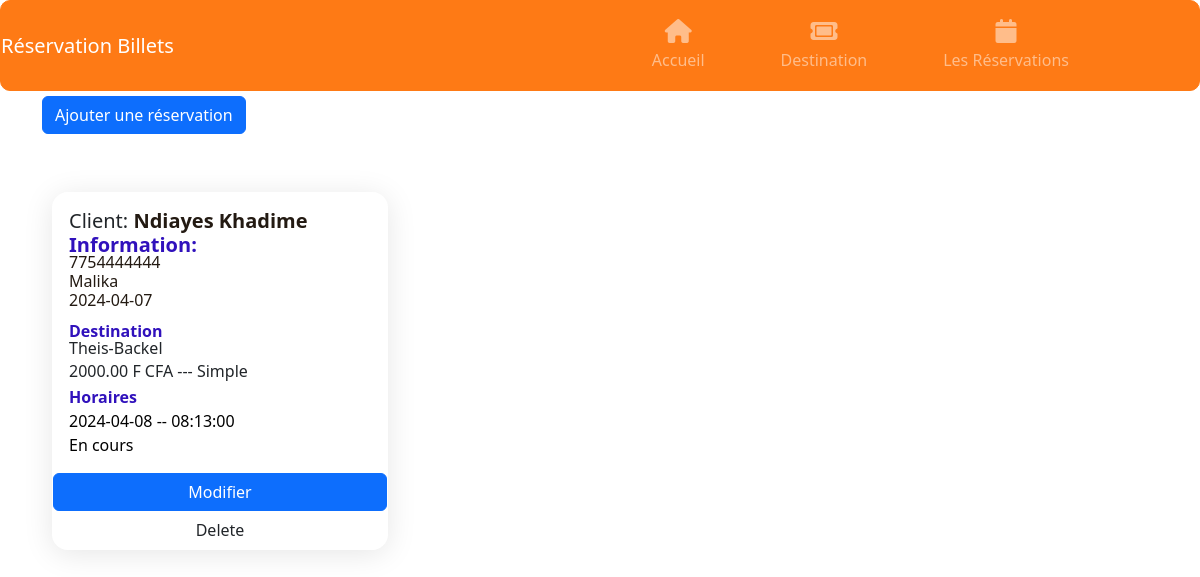
The page /clients/index.php on the database its author committed.
### tables this page shows
CREATE TABLE `Reservation` (
  `id` int(11) NOT NULL,
  `date_reservation` date NOT NULL,
  `date_depart` date NOT NULL,
  `heur_depart` time NOT NULL,
  `statut` enum('En cours','Passe') NOT NULL DEFAULT 'En cours',
  `id_client` int(11) DEFAULT NULL,
  `id_billet` int(11) DEFAULT NULL
);

CREATE TABLE `Client` (
  `id` int(11) NOT NULL,
  `nom` varchar(255) NOT NULL,
  `prenom` varchar(255) NOT NULL,
  `adresse` varchar(255) NOT NULL,
  `telephone` varchar(20) NOT NULL
);

CREATE TABLE `Billet` (
  `id` int(11) NOT NULL,
  `destination` varchar(255) NOT NULL,
  `prix` decimal(10,2) NOT NULL,
  `categorie` enum('Simple','Vip') NOT NULL
);

### traitement/db.php (called while the page is built, shortened)
<!-- <?php
function connect()
{
    try {
        $conn = new PDO("mysql:host=" . DB_HOST . ";dbname=" . DB_NAME, DB_USER, DB_PASS);
        $conn->setAttribute(PDO::ATTR_ERRMODE, PDO::ERRMODE_EXCEPTION);
        return $conn;
    } catch (PDOException $e) {
        die("Erreur de connexion à la base de données : " . $e->getMessage());
    }
}
?> -->

### clients/ReservationClass.php (called while the page is built, shortened)
<?php
require_once ('../traitement/db.php');
class Reservation
{
    private $conn;
    public function __construct($connexion)
    {
        $this->conn = $connexion;
    }
    public function afficherReservations()
    {
        try {
            $query = "SELECT * , Reservation.id AS idR , Client.id AS idC FROM Reservation
            INNER JOIN Client ON Reservation.id_client = Client.id
            INNER JOIN Billet ON Reservation.id_billet = Billet.id";
            $stmt = $this->conn->prepare($query);
            $stmt->execute();
            return $stmt->fetchAll(PDO::FETCH_ASSOC);
        } catch (PDOException $e) {
            throw new Exception("Erreur : " . $e->getMessage());
        }
    }
}

### clients/index.php (the view, shortened to what this page needs)
<!DOCTYPE html>
<html lang="en">
<?php
require_once ('ReservationClass.php');
require_once ('../partials/head.php');
require_once ('../partials/navbar.php'); ?>
<div class=" top">
    <div class="container mt-5">
        <button type="button" class="btn btn-primary" data-bs-toggle="modal" data-bs-target="#reservationModal">
            Ajouter une réservation
        </button>
    </div>
</div>
<div class="container mt-5">
    <div class="row row-cols-1 row-cols-md-3 g-4">
        <?php
        $result = new Reservation(connect());
        $reservations = $result->afficherReservations();
        foreach ($reservations as $reservation): ?>
            <div class="col">
                <div class="card bg-second card2" style="/* From https://css.glass */
background: rgba(255, 255, 255, 0.2);
border-radius: 16px;
box-shadow: 0 4px 30px rgba(0, 0, 2, 0.1);
backdrop-filter: blur(5px);
-webkit-backdrop-filter: blur(5px);
border: 1px solid rgba(255, 255, 255, 0.3);">
                    <div class="card-body">
                        <h5 class="card-title">Client:
                            <span>
                                <?= $reservation['nom'] . ' ' . $reservation['prenom']; ?>
                            </span>
                            <br>
                            <strong>Information:</strong>
                            <span>
                                <h6 class="card-subtitle mb-2 text-blue">
                                    <?= $reservation['telephone']; ?><br>
                                    <?= $reservation['adresse']; ?><br>
                                    <?= $reservation['date_reservation']; ?>
                                </h6>
                            </span>
                        </h5>
                        <strong>Destination </strong><br>
                        <h6 class="card-subtitle mb-2 ">
                            <?= $reservation['destination']; ?>
                        </h6>
                        <h6 class="card-subtitle mb-2 text-blue">
                            <?= $reservation['prix']; ?> F CFA ---
                            <?= $reservation['categorie']; ?>
                        </h6>
                        <p class="card-text">
                            <strong>Horaires </strong><br>
                            <?= $reservation['date_depart'] ?> --
                            <?= $reservation['heur_depart']; ?>
                            <br>
                            <?= $reservation['statut']; ?>
                            <br>
                        </p>
                    </div>
                    <a href="modifier.php?id=<?= $reservation['idR']; ?>" class="btn btn-primary">Modifier</a>
                    <a href="delete.php?id=<?= $reservation['idR']; ?>" <a href="delete.php?id=<?= $reservation['idR']; ?>"
                        class="btn text-red  hover:blue "
                        onclick="return confirm('Êtes-vous sûr de vouloir supprimer cette réservation?')">Delete</a>
                </div>
            </div>
        <?php endforeach; ?>
    </div>
</div>
</body>
</html>

### partials/head.php (shortened to what this page needs)
<!DOCTYPE html>
<html lang="en">
<head>
    <link rel="stylesheet" href="https://stackpath.bootstrapcdn.com/bootstrap/4.3.1/css/bootstrap.min.css">
    <link rel="stylesheet" href="https://cdnjs.cloudflare.com/ajax/libs/font-awesome/6.2.1/css/all.min.css">
    <link rel="stylesheet" href="../public/css/style.css">
    <link rel="stylesheet" href="https://cdn.jsdelivr.net/npm/bootstrap@5.3.0/dist/css/bootstrap.min.css">
</head>
<body>

### partials/navbar.php (shortened to what this page needs)
<nav class="navbar navbar-expand-lg navbar-dark  fixed-top">
    <a class="navbar-brand" href="#">Réservation Billets</a>
    <div class="collapse navbar-collapse" id="navbarNav">
        <ul class="navbar-nav  ">
            <li class="nav-item">
                <a class="nav-link" href="../index.php">
                    <i class="fa fa-home"></i>
                    Accueil
                </a>
            </li>
            <li class="nav-item">
                <a class="nav-link" href="../billets/index.php">
                    <i class="fa fa-ticket"></i>
                    Destination
                </a>
            </li>
            <li class="nav-item">
                <a class="nav-link" href="../clients/index.php">
                    <i class="fa fa-calendar"></i>
                    Les Réservations
                </a>
            </li>
        </ul>
    </div>
</nav>

### public/css/style.css (style rules this page uses)
.navbar-nav { width: 100%; text-align: center; margin-left: 53vh; }
.navbar-nav .nav-item { display: inline-block; margin: 0 30px; }
.navbar-nav .nav-link { display: flex; flex-direction: column; align-items: center; padding: 10px; color: #FE7A15; transition: all 0.3s ease; }
.navbar-nav .nav-link i { font-size: 24px; margin-bottom: 5px; }
.card { background-color: #3011BC; color: #fff; margin: 10px; }
.card { background: #3011BC; color: #FE7A15; border: 1px solid #FE7A15; border-radius: 10px; }
.card2 { background: #3011BC; color: #3011BC; border: 1px solid #FE7A15; border-radius: 10px; }
.navbar { background: #FE7A15; color: #3011BC; border: 1px solid #FE7A15; border-radius: 10px; }
.top { margin-top: 12vh; }
.card-title span { color: #231a12; font-weight: bold; }
strong { color: #3011BC; font-weight: bold; }
.card-subtitle { color: #000000; }
.card-text { color: #000000; }

### rows shown on the page
reservation: id_client.nom "Ndiayes", id_client.prenom "Khadime", id_client.telephone "7754444444", id_client.adresse "Malika", date_reservation "2024-04-07", id_billet.destination "Theis-Backel", id_billet.prix "2000.00", id_billet.categorie "Simple", date_depart "2024-04-08", heur_depart "08:13:00", statut "En cours"
